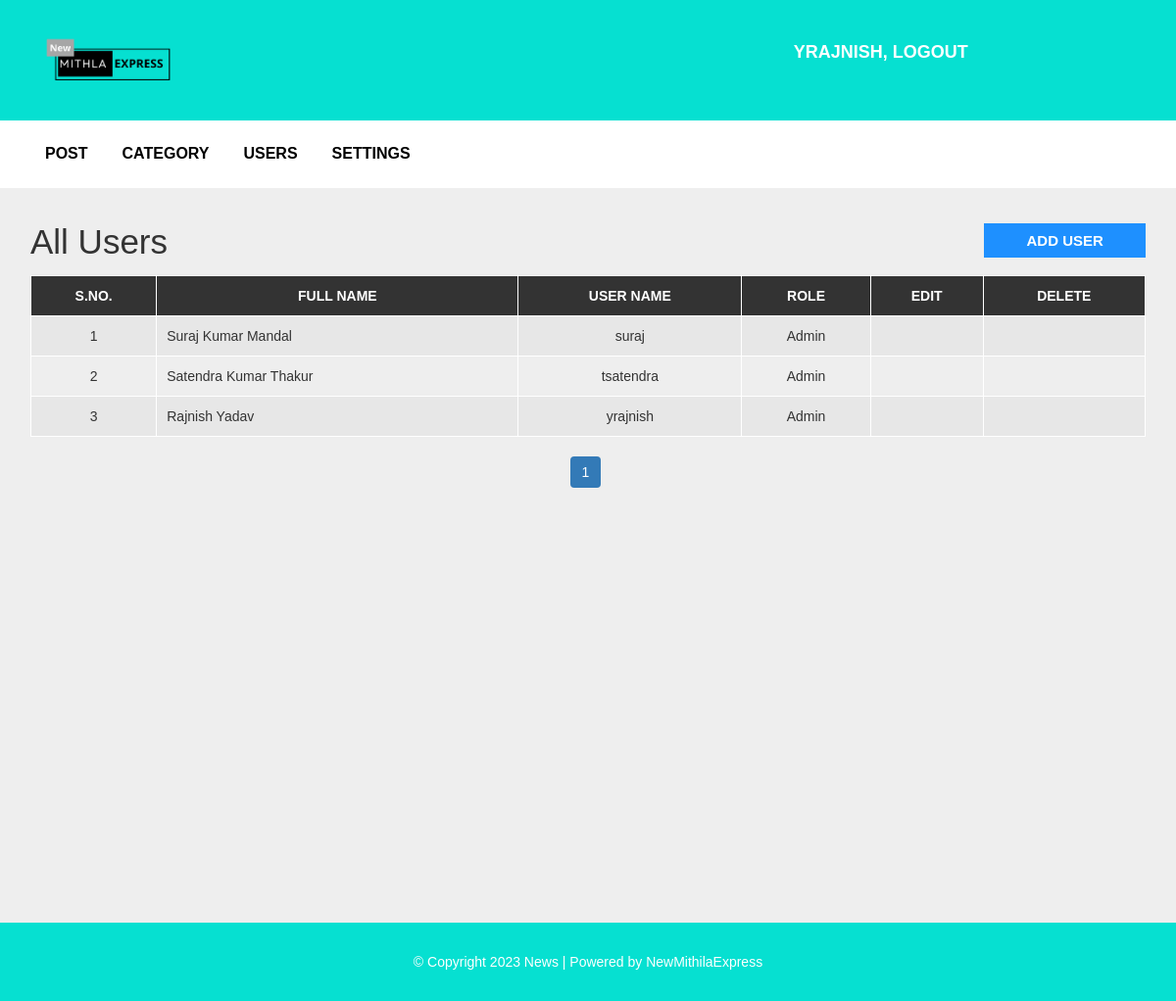
The app's page /admin/users.php (signed in) with its own data.
### tables this page shows
CREATE TABLE `user` (
  `user_id` int(10) UNSIGNED NOT NULL,
  `first_name` varchar(30) NOT NULL,
  `last_name` varchar(30) NOT NULL,
  `username` varchar(30) DEFAULT NULL,
  `password` varchar(40) DEFAULT NULL,
  `role` int(11) NOT NULL
);

### admin/users.php (the view, shortened to what this page needs)
<?php include "header.php";
?>
  <div id="admin-content">
      <div class="container">
          <div class="row">
              <div class="col-md-10">
                  <h1 class="admin-heading">All Users</h1>
              </div>
              <div class="col-md-2">
                  <a class="add-new" href="add-user.php">add user</a>
              </div>
              <div class="col-md-12">
                <?php
                  include "config.php";
                  $limit = 3;
                  if(isset($_GET['page'])){
                    $page = $_GET['page'];
                  }else{
                    $page = 1;
                  }
                  $offset = ($page - 1) * $limit;
                  $sql = "SELECT * FROM user ORDER BY user_id DESC LIMIT {$offset},{$limit}";
                  $result = mysqli_query($conn, $sql) or die("Query Failed.");
                  if(mysqli_num_rows($result) > 0){
                ?>
                  <table class="content-table">
                      <thead>
                          <th>S.No.</th>
                          <th>Full Name</th>
                          <th>User Name</th>
                          <th>Role</th>
                          <th>Edit</th>
                          <th>Delete</th>
                      </thead>
                      <tbody>
                        <?php
                          $serial = $offset + 1;
                          while($row = mysqli_fetch_assoc($result)) {
                        ?>
                          <tr>
                              <td class='id'><?php echo $serial; ?></td>
                              <td><?php echo $row['first_name'] . " ". $row['last_name']; ?></td>
                              <td><?php echo $row['username']; ?></td>
                              <td><?php
                                  if($row['role'] == 1){
                                    echo "Admin";
                                  }else{
                                    echo "Normal";
                                  }
                               ?></td>
                              <td class='edit'><a href='update-user.php?id=<?php echo $row["user_id"]; ?>'><i class='fa fa-edit'></i></a></td>
                              <td class='delete'><a href='delete-user.php?id=<?php echo $row["user_id"]; ?>'><i class='fa fa-trash-o'></i></a></td>
                          </tr>
                        <?php
                          $serial++;
                        } ?>
                      </tbody>
                  </table>
                  <?php
                }else {
                  echo "<h3>No Results Found.</h3>";
                }
                $sql1 = "SELECT * FROM user";
                $result1 = mysqli_query($conn, $sql1) or die("Query Failed.");
                if(mysqli_num_rows($result1) > 0){
                  $total_records = mysqli_num_rows($result1);
                  $total_page = ceil($total_records / $limit);
                  echo '<ul class="pagination admin-pagination">';
                  for($i = 1; $i <= $total_page; $i++){
                    if($i == $page){
                      $active = "active";
                    }else{
                      $active = "";
                    }
                    echo '<li class="'.$active.'"><a href="users.php?page='.$i.'">'.$i.'</a></li>';
                  }
                  echo '</ul>';
                }
                  ?>
              </div>
          </div>
      </div>
  </div>
<?php include "footer.php"; ?>

### css/style.css (style rules this page uses)
body { background: rgb(255, 255, 255); font-family: sans-serif,arial,Helvetica; }
a, a:hover, a:focus { text-decoration: none; outline: none; }
ul { margin:0; padding:0; list-style:none; }
#admin-content { padding: 20px 0; min-height: 750px; }
#admin-content .admin-heading { font-size: 35px; margin: 0 0 15px; }
#admin-content .add-new { color: #fff; background-color: #1E90FF; font-size: 15px; font-weight: 600; text-align: center; text-transform: uppercase; padding: 7px 10px; display: block; transition: all 0.3s; }
#admin-content .content-table { border: 1px solid #000; width: 100%; margin: 0 0 20px; }
#admin-content .content-table thead { color: #fff; background-color: #333; }
#admin-content .content-table th { padding: 10px; border: 1px solid #fff; font-weight: 600; text-align: center; text-transform: uppercase; }
#admin-content .content-table tbody { color: #333; }
#admin-content .content-table tbody tr { background-color: #e7e7e7; }
#admin-content .content-table tbody tr:nth-child(even) { background-color: transparent; }
#admin-content .content-table tbody td { padding: 10px; border: 1px solid #fff; text-align: center; }
#admin-content .content-table tbody td:nth-child(2) { text-align: left; }
#admin-content .admin-pagination { margin: 0; }
#admin-content .admin-pagination li a { display: block; }
.id, .edit, .delete { text-align:center; }
.pagination { display: block; text-align: center; margin: 0; }
.pagination li { display:inline-block; margin: 0 5px 0 0; }
.pagination li a { border: none; background: #000305; color: #fff; }
i.fa { color:#222; }
body { background: #eee }
.container { padding: 16px; }

### records on screen
user: first_name "Suraj", last_name "Kumar Mandal", username "suraj", role "Admin"
user: first_name "Satendra", last_name "Kumar Thakur", username "tsatendra", role "Admin"
user: first_name "Rajnish", last_name "Yadav", username "yrajnish", role "Admin"

### other values on screen
$_SESSION["username"] "YRAJNISH"
